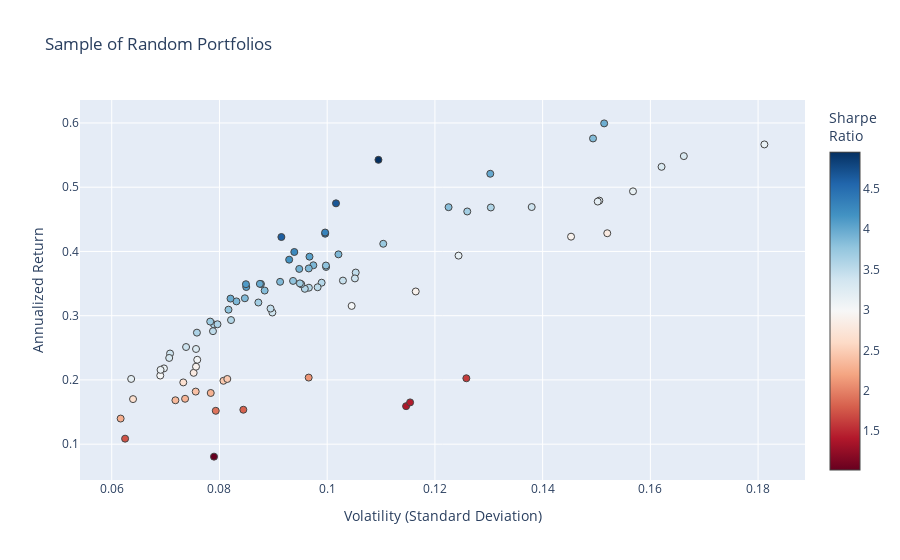

Write notebook code for a chart like this one.
### Code cell
fig = go.Figure()
fig.add_trace(go.Scatter(
    x=mean_variance_pairs[:, 1]**0.5,
    y=mean_variance_pairs[:, 0],
    mode='markers',
    marker=dict(
        color=(mean_variance_pairs[:, 0])/(mean_variance_pairs[:, 1]**0.5),
        showscale=True, 
        size=7,
        line=dict(width=1),
        colorscale="RdBu",
        colorbar=dict(title="Sharpe<br>Ratio")
    ),
    hoverinfo='text',
    text=hover_texts
))

fig.update_layout(
    title='Sample of Random Portfolios',
    xaxis_title='Volatility (Standard Deviation)',
    yaxis_title='Annualized Return',
)

fig.show()

### Figure 1 — Plotly figure (JSON) as saved in the notebook; plotly's stock layout.template omitted (floating-point values rounded to 4 significant figures)
{"data": [{"hoverinfo": "text", "marker": {"color": [1.61, 1.819, 3.164, 1.388, 1.021, 2.912, 1.43, 2.46, 2.109, 3.394, 1.916, 3.476, 2.9, 3.148, 2.344, 3.015, 2.293, 3.487, 2.818, 3.556, 3.55, 3.446, 3.566, 3.405, 2.474, 3.625, 3.049, 2.661, 3.505, 2.406, 2.318, 3.668, 3.837, 2.806, 3.501, 3.281, 3.766, 2.676, 3.6, 3.667, 3.873, 3.731, 1.738, 3.789, 3.984, 3.593, 3.127, 3.183, 3.675, 3.885, 3.69, 3.569, 3.179, 3.4, 3.932, 3.169, 3.826, 4.292, 3.999, 3.788, 4.954, 3.609, 3.781, 2.997, 4.672, 3.994, 3.875, 3.281, 2.917, 3.404, 3.127, 3.867, 3.299, 3.958, 4.055, 4.052, 3.865, 3.404, 3.861, 4.166, 4.251, 3.315, 3.98, 4.311, 3.715, 2.269, 3.856, 4.11, 4.617, 3.123], "colorbar": {"title": {"text": "Sharpe<br>Ratio"}}, "colorscale": [[0, "rgb(103,0,31)"], [0.1, "rgb(178,24,43)"], [0.2, "rgb(214,96,77)"], [0.3, "rgb(244,165,130)"], [0.4, "rgb(253,219,199)"], [0.5, "rgb(247,247,247)"], [0.6, "rgb(209,229,240)"], [0.7, "rgb(146,197,222)"], [0.8, "rgb(67,147,195)"], [0.9, "rgb(33,102,172)"], [1, "rgb(5,48,97)"]], "line": {"width": 1}, "showscale": true, "size": 7}, "mode": "markers", "text": ["Return: 20.26%<br>Volatility: 0.13<br>REGN_adj_close: Weight=0.20<br>INTC_adj_close: Weight=0.24<br>EXC_adj_close: Weight=0.23<br>UA_adj_close: Weight=0.04<br>NFLX_adj_close: Weight=0.29", "Return: 15.36%<br>Volatility: 0.08<br>HON_adj_close: Weight=0.25<br>AMGN_adj_close: Weight=0.36<br>AEP_adj_close: Weight=0.24<br>GOOGL_adj_close: Weight=0.07<br>DE_adj_close: Weight=0.09", "Return: 39.35%<br>Volatility: 0.12<br>PFE_adj_close: Weight=0.03<br>V_adj_close: Weight=0.19<br>WMT_adj_close: Weight=0.05<br>RDY_adj_close: Weight=0.17<br>BA_adj_close: Weight=0.55", "Return: 15.92%<br>Volatility: 0.11<br>BSX_adj_close: Weight=0.25<br>GM_adj_close: Weight=0.06<br>QCOM_adj_close: Weight=0.33<br>ABT_adj_close: Weight=0.23<br>SYY_adj_close: Weight=0.13", "Return: 8.06%<br>Volatility: 0.08<br>DHR_adj_close: Weight=0.27<br>TMO_adj_close: Weight=0.22<br>AEP_adj_close: Weight=0.29<br>IBM_adj_close: Weight=0.22<br>VZ_adj_close: Weight=0.00", "Return: 42.30%<br>Volatility: 0.15<br>DE_adj_close: Weight=0.23<br>PM_adj_close: Weight=0.16<br>RTX_adj_close: Weight=0.24<br>BA_adj_close: Weight=0.08<br>NVDA_adj_close: Weight=0.28", "Return: 16.51%<br>Volatility: 0.12<br>SYK_adj_close: Weight=0.26<br>HON_adj_close: Weight=0.21<br>RDY_adj_close: Weight=0.27<br>ABBV_adj_close: Weight=0.06<br>MMM_adj_close: Weight=0.19", "Return: 19.86%<br>Volatility: 0.08<br>NEE_adj_close: Weight=0.27<br>MMM_adj_close: Weight=0.06<br>MS_adj_close: Weight=0.31<br>T_adj_close: Weight=0.08<br>LMT_adj_close: Weight=0.28", "Return: 20.37%<br>Volatility: 0.10<br>MDT_adj_close: Weight=0.22<br>V_adj_close: Weight=0.42<br>RMD_adj_close: Weight=0.16<br>JPM_adj_close: Weight=0.20<br>GILD_adj_close: Weight=0.01", "Return: 30.49%<br>Volatility: 0.09<br>ABBV_adj_close: Weight=0.24<br>NVDA_adj_close: Weight=0.12<br>VZ_adj_close: Weight=0.10<br>PEP_adj_close: Weight=0.55<br>RTX_adj_close: Weight=0.00", "Return: 15.19%<br>Volatility: 0.08<br>LMT_adj_close: Weight=0.16<br>BSX_adj_close: Weight=0.27<br>DE_adj_close: Weight=0.15<br>EXC_adj_close: Weight=0.29<br>CMCSA_adj_close: Weight=0.13", "Return: 31.11%<br>Volatility: 0.09<br>HD_adj_close: Weight=0.31<br>LMT_adj_close: Weight=0.25<br>ETN_adj_close: Weight=0.03<br>CRM_adj_close: Weight=0.08<br>MA_adj_close: Weight=0.34", "Return: 33.77%<br>Volatility: 0.12<br>TSLA_adj_close: Weight=0.01<br>BA_adj_close: Weight=0.34<br>ORCL_adj_close: Weight=0.17<br>RMD_adj_close: Weight=0.40<br>UNH_adj_close: Weight=0.08", "Return: 49.35%<br>Volatility: 0.16<br>PYPL_adj_close: Weight=0.44<br>WMT_adj_close: Weight=0.11<br>MS_adj_close: Weight=0.16<br>MA_adj_close: Weight=0.01<br>ADBE_adj_close: Weight=0.28", "Return: 16.83%<br>Volatility: 0.07<br>MSFT_adj_close: Weight=0.14<br>BTI_adj_close: Weight=0.09<br>PEP_adj_close: Weight=0.32<br>BMY_adj_close: Weight=0.07<br>CVX_adj_close: Weight=0.37", "Return: 31.52%<br>Volatility: 0.10<br>WMT_adj_close: Weight=0.26<br>SAP_adj_close: Weight=0.24<br>BA_adj_close: Weight=0.10<br>TXN_adj_close: Weight=0.20<br>BIIB_adj_close: Weight=0.21", "Return: 17.97%<br>Volatility: 0.08<br>RTX_adj_close: Weight=0.19<br>GIS_adj_close: Weight=0.22<br>META_adj_close: Weight=0.24<br>EXC_adj_close: Weight=0.25<br>WMT_adj_close: Weight=0.10", "Return: 36.71%<br>Volatility: 0.11<br>BABA_adj_close: Weight=0.27<br>EXC_adj_close: Weight=0.06<br>AEP_adj_close: Weight=0.26<br>ISRG_adj_close: Weight=0.25<br>NEE_adj_close: Weight=0.16", "Return: 42.83%<br>Volatility: 0.15<br>VRTX_adj_close: Weight=0.31<br>SRE_adj_close: Weight=0.05<br>MO_adj_close: Weight=0.18<br>CAT_adj_close: Weight=0.35<br>GM_adj_close: Weight=0.10", "Return: 34.35%<br>Volatility: 0.10<br>UNH_adj_close: Weight=0.33<br>SYK_adj_close: Weight=0.16<br>PYPL_adj_close: Weight=0.21<br>HON_adj_close: Weight=0.12<br>AEP_adj_close: Weight=0.18", "Return: 35.14%<br>Volatility: 0.10<br>MMM_adj_close: Weight=0.16<br>REGN_adj_close: Weight=0.12<br>BA_adj_close: Weight=0.40<br>SO_adj_close: Weight=0.16<br>ISRG_adj_close: Weight=0.15", "Return: 35.46%<br>Volatility: 0.10<br>WMT_adj_close: Weight=0.35<br>CVX_adj_close: Weight=0.16<br>ABBV_adj_close: Weight=0.38<br>BIIB_adj_close: Weight=0.05<br>GE_adj_close: Weight=0.05", "Return: 34.18%<br>Volatility: 0.10<br>MCD_adj_close: Weight=0.42<br>DE_adj_close: Weight=0.30<br>UNH_adj_close: Weight=0.07<br>PG_adj_close: Weight=0.13<br>CRM_adj_close: Weight=0.09", "Return: 35.80%<br>Volatility: 0.11<br>PYPL_adj_close: Weight=0.35<br>KO_adj_close: Weight=0.22<br>BAC_adj_close: Weight=0.15<br>MSFT_adj_close: Weight=0.00<br>HON_adj_close: Weight=0.28", "Return: 20.15%<br>Volatility: 0.08<br>SO_adj_close: Weight=0.38<br>PG_adj_close: Weight=0.13<br>NEE_adj_close: Weight=0.10<br>CAT_adj_close: Weight=0.12<br>MCD_adj_close: Weight=0.27", "Return: 28.63%<br>Volatility: 0.08<br>HD_adj_close: Weight=0.20<br>ABBV_adj_close: Weight=0.24<br>PFE_adj_close: Weight=0.23<br>ACN_adj_close: Weight=0.16<br>AEP_adj_close: Weight=0.17", "Return: 23.14%<br>Volatility: 0.08<br>KO_adj_close: Weight=0.44<br>REGN_adj_close: Weight=0.05<br>MMM_adj_close: Weight=0.16<br>MA_adj_close: Weight=0.31<br>V_adj_close: Weight=0.05", "Return: 17.02%<br>Volatility: 0.06<br>PG_adj_close: Weight=0.30<br>HD_adj_close: Weight=0.14<br>RTX_adj_close: Weight=0.23<br>NEE_adj_close: Weight=0.18<br>BAC_adj_close: Weight=0.15", "Return: 34.43%<br>Volatility: 0.10<br>PEP_adj_close: Weight=0.16<br>ISRG_adj_close: Weight=0.24<br>ADBE_adj_close: Weight=0.16<br>HON_adj_close: Weight=0.34<br>ABBV_adj_close: Weight=0.10", "Return: 18.19%<br>Volatility: 0.08<br>AEP_adj_close: Weight=0.07<br>MSFT_adj_close: Weight=0.28<br>CVX_adj_close: Weight=0.24<br>MMM_adj_close: Weight=0.06<br>XOM_adj_close: Weight=0.35", "Return: 17.07%<br>Volatility: 0.07<br>SO_adj_close: Weight=0.05<br>DHR_adj_close: Weight=0.06<br>JPM_adj_close: Weight=0.04<br>KO_adj_close: Weight=0.53<br>GOOG_adj_close: Weight=0.31", "Return: 46.22%<br>Volatility: 0.13<br>BA_adj_close: Weight=0.31<br>SYK_adj_close: Weight=0.14<br>VRTX_adj_close: Weight=0.20<br>DE_adj_close: Weight=0.24<br>VZ_adj_close: Weight=0.10", "Return: 33.91%<br>Volatility: 0.09<br>LMT_adj_close: Weight=0.32<br>CAT_adj_close: Weight=0.21<br>PG_adj_close: Weight=0.17<br>T_adj_close: Weight=0.11<br>PYPL_adj_close: Weight=0.19", "Return: 21.10%<br>Volatility: 0.08<br>GIS_adj_close: Weight=0.11<br>MCD_adj_close: Weight=0.24<br>NEE_adj_close: Weight=0.29<br>WMT_adj_close: Weight=0.08<br>DUK_adj_close: Weight=0.27", "Return: 27.59%<br>Volatility: 0.08<br>NEE_adj_close: Weight=0.29<br>ABBV_adj_close: Weight=0.18<br>BSX_adj_close: Weight=0.06<br>JPM_adj_close: Weight=0.30<br>META_adj_close: Weight=0.17", "Return: 53.17%<br>Volatility: 0.16<br>VRTX_adj_close: Weight=0.07<br>NVDA_adj_close: Weight=0.30<br>PYPL_adj_close: Weight=0.25<br>MO_adj_close: Weight=0.11<br>HD_adj_close: Weight=0.27", "Return: 37.58%<br>Volatility: 0.10<br>HD_adj_close: Weight=0.48<br>ACN_adj_close: Weight=0.13<br>CAT_adj_close: Weight=0.23<br>GOOGL_adj_close: Weight=0.09<br>JPM_adj_close: Weight=0.07", "Return: 19.61%<br>Volatility: 0.07<br>BMY_adj_close: Weight=0.11<br>XOM_adj_close: Weight=0.11<br>V_adj_close: Weight=0.14<br>ACN_adj_close: Weight=0.33<br>AEP_adj_close: Weight=0.31", "Return: 28.67%<br>Volatility: 0.08<br>VRTX_adj_close: Weight=0.06<br>V_adj_close: Weight=0.10<br>KO_adj_close: Weight=0.38<br>DE_adj_close: Weight=0.07<br>UNH_adj_close: Weight=0.38", "Return: 34.90%<br>Volatility: 0.10<br>CAT_adj_close: Weight=0.16<br>MA_adj_close: Weight=0.29<br>SO_adj_close: Weight=0.16<br>HD_adj_close: Weight=0.16<br>TXN_adj_close: Weight=0.23", "Return: 39.54%<br>Volatility: 0.10<br>NVDA_adj_close: Weight=0.13<br>AEP_adj_close: Weight=0.22<br>CAT_adj_close: Weight=0.26<br>ABT_adj_close: Weight=0.27<br>VZ_adj_close: Weight=0.13", "Return: 41.19%<br>Volatility: 0.11<br>ADBE_adj_close: Weight=0.25<br>PFE_adj_close: Weight=0.08<br>BA_adj_close: Weight=0.21<br>WMT_adj_close: Weight=0.20<br>META_adj_close: Weight=0.26", "Return: 10.86%<br>Volatility: 0.06<br>SO_adj_close: Weight=0.27<br>LMT_adj_close: Weight=0.25<br>JPM_adj_close: Weight=0.19<br>NEE_adj_close: Weight=0.01<br>PG_adj_close: Weight=0.29", "Return: 37.81%<br>Volatility: 0.10<br>DIS_adj_close: Weight=0.16<br>DUK_adj_close: Weight=0.07<br>ISRG_adj_close: Weight=0.29<br>JPM_adj_close: Weight=0.15<br>CAT_adj_close: Weight=0.33", "Return: 34.94%<br>Volatility: 0.09<br>NEE_adj_close: Weight=0.22<br>HD_adj_close: Weight=0.44<br>NFLX_adj_close: Weight=0.07<br>BAC_adj_close: Weight=0.09<br>BABA_adj_close: Weight=0.18", "Return: 46.84%<br>Volatility: 0.13<br>PYPL_adj_close: Weight=0.06<br>NKE_adj_close: Weight=0.00<br>BA_adj_close: Weight=0.62<br>CMCSA_adj_close: Weight=0.01<br>JPM_adj_close: Weight=0.31", "Return: 21.80%<br>Volatility: 0.07<br>ISRG_adj_close: Weight=0.17<br>HD_adj_close: Weight=0.36<br>K_adj_close: Weight=0.04<br>DUK_adj_close: Weight=0.39<br>PG_adj_close: Weight=0.05", "Return: 47.91%<br>Volatility: 0.15<br>VRTX_adj_close: Weight=0.27<br>CAT_adj_close: Weight=0.22<br>BAC_adj_close: Weight=0.17<br>PYPL_adj_close: Weight=0.22<br>AMGN_adj_close: Weight=0.12", "Return: 32.05%<br>Volatility: 0.09<br>AMGN_adj_close: Weight=0.25<br>KO_adj_close: Weight=0.14<br>BA_adj_close: Weight=0.28<br>ADBE_adj_close: Weight=0.17<br>MCD_adj_close: Weight=0.15", "Return: 37.85%<br>Volatility: 0.10<br>BA_adj_close: Weight=0.34<br>JPM_adj_close: Weight=0.20<br>HON_adj_close: Weight=0.15<br>V_adj_close: Weight=0.30<br>ABBV_adj_close: Weight=0.01", "Return: 35.03%<br>Volatility: 0.09<br>COST_adj_close: Weight=0.22<br>ABT_adj_close: Weight=0.04<br>NEE_adj_close: Weight=0.37<br>MMM_adj_close: Weight=0.03<br>CAT_adj_close: Weight=0.34", "Return: 29.32%<br>Volatility: 0.08<br>MRK_adj_close: Weight=0.15<br>BA_adj_close: Weight=0.17<br>CAT_adj_close: Weight=0.18<br>MSFT_adj_close: Weight=0.09<br>JNJ_adj_close: Weight=0.41", "Return: 47.76%<br>Volatility: 0.15<br>ABBV_adj_close: Weight=0.24<br>VRTX_adj_close: Weight=0.24<br>PM_adj_close: Weight=0.19<br>NFLX_adj_close: Weight=0.06<br>PYPL_adj_close: Weight=0.27", "Return: 46.91%<br>Volatility: 0.14<br>LMT_adj_close: Weight=0.05<br>GM_adj_close: Weight=0.02<br>CAT_adj_close: Weight=0.25<br>ISRG_adj_close: Weight=0.61<br>BMY_adj_close: Weight=0.07", "Return: 37.28%<br>Volatility: 0.09<br>KO_adj_close: Weight=0.12<br>SAP_adj_close: Weight=0.27<br>ABBV_adj_close: Weight=0.07<br>CAT_adj_close: Weight=0.30<br>ABT_adj_close: Weight=0.25", "Return: 20.16%<br>Volatility: 0.06<br>NEE_adj_close: Weight=0.40<br>HD_adj_close: Weight=0.21<br>ISRG_adj_close: Weight=0.08<br>RDY_adj_close: Weight=0.07<br>XOM_adj_close: Weight=0.24", "Return: 46.89%<br>Volatility: 0.12<br>MMM_adj_close: Weight=0.02<br>TXN_adj_close: Weight=0.22<br>CAT_adj_close: Weight=0.38<br>MCD_adj_close: Weight=0.36<br>BMY_adj_close: Weight=0.02", "Return: 42.76%<br>Volatility: 0.10<br>MRK_adj_close: Weight=0.00<br>BA_adj_close: Weight=0.33<br>HD_adj_close: Weight=0.20<br>INTC_adj_close: Weight=0.20<br>MA_adj_close: Weight=0.26", "Return: 52.09%<br>Volatility: 0.13<br>UA_adj_close: Weight=0.05<br>CSCO_adj_close: Weight=0.02<br>K_adj_close: Weight=0.00<br>CAT_adj_close: Weight=0.40<br>ABBV_adj_close: Weight=0.53", "Return: 30.94%<br>Volatility: 0.08<br>PFE_adj_close: Weight=0.19<br>HD_adj_close: Weight=0.19<br>CAT_adj_close: Weight=0.28<br>VZ_adj_close: Weight=0.01<br>AEP_adj_close: Weight=0.33", "Return: 54.26%<br>Volatility: 0.11<br>ABBV_adj_close: Weight=0.33<br>ETN_adj_close: Weight=0.11<br>BABA_adj_close: Weight=0.04<br>CAT_adj_close: Weight=0.29<br>BA_adj_close: Weight=0.23", "Return: 27.36%<br>Volatility: 0.08<br>CPB_adj_close: Weight=0.11<br>PG_adj_close: Weight=0.23<br>NEE_adj_close: Weight=0.25<br>BA_adj_close: Weight=0.20<br>ABBV_adj_close: Weight=0.21", "Return: 35.41%<br>Volatility: 0.09<br>V_adj_close: Weight=0.13<br>JNJ_adj_close: Weight=0.31<br>CAT_adj_close: Weight=0.32<br>WFC_adj_close: Weight=0.04<br>GOOGL_adj_close: Weight=0.21", "Return: 20.68%<br>Volatility: 0.07<br>XOM_adj_close: Weight=0.23<br>CRM_adj_close: Weight=0.22<br>HON_adj_close: Weight=0.22<br>KO_adj_close: Weight=0.13<br>UNH_adj_close: Weight=0.20", "Return: 47.49%<br>Volatility: 0.10<br>ABBV_adj_close: Weight=0.36<br>AMGN_adj_close: Weight=0.05<br>DE_adj_close: Weight=0.20<br>CRM_adj_close: Weight=0.13<br>BA_adj_close: Weight=0.27", "Return: 34.95%<br>Volatility: 0.09<br>IBM_adj_close: Weight=0.12<br>MSFT_adj_close: Weight=0.21<br>BA_adj_close: Weight=0.30<br>HD_adj_close: Weight=0.31<br>JPM_adj_close: Weight=0.06", "Return: 32.22%<br>Volatility: 0.08<br>ABT_adj_close: Weight=0.21<br>CAT_adj_close: Weight=0.19<br>KO_adj_close: Weight=0.28<br>MA_adj_close: Weight=0.26<br>COST_adj_close: Weight=0.06", "Return: 24.82%<br>Volatility: 0.08<br>RTX_adj_close: Weight=0.27<br>META_adj_close: Weight=0.23<br>HD_adj_close: Weight=0.21<br>ZBH_adj_close: Weight=0.02<br>NEE_adj_close: Weight=0.27", "Return: 22.06%<br>Volatility: 0.08<br>ABT_adj_close: Weight=0.14<br>SYY_adj_close: Weight=0.18<br>NEE_adj_close: Weight=0.29<br>CMCSA_adj_close: Weight=0.14<br>GOOGL_adj_close: Weight=0.24", "Return: 24.11%<br>Volatility: 0.07<br>PG_adj_close: Weight=0.16<br>MA_adj_close: Weight=0.22<br>MMM_adj_close: Weight=0.28<br>DIS_adj_close: Weight=0.14<br>MCD_adj_close: Weight=0.21", "Return: 56.66%<br>Volatility: 0.18<br>INTC_adj_close: Weight=0.15<br>BMY_adj_close: Weight=0.03<br>CAT_adj_close: Weight=0.26<br>NVDA_adj_close: Weight=0.31<br>AMZN_adj_close: Weight=0.25", "Return: 37.35%<br>Volatility: 0.10<br>CRM_adj_close: Weight=0.18<br>UNH_adj_close: Weight=0.30<br>WMT_adj_close: Weight=0.09<br>MO_adj_close: Weight=0.14<br>CAT_adj_close: Weight=0.29", "Return: 54.84%<br>Volatility: 0.17<br>TMO_adj_close: Weight=0.27<br>VRTX_adj_close: Weight=0.13<br>NVDA_adj_close: Weight=0.30<br>EXC_adj_close: Weight=0.05<br>CAT_adj_close: Weight=0.25", "Return: 59.93%<br>Volatility: 0.15<br>SYY_adj_close: Weight=0.00<br>MCD_adj_close: Weight=0.12<br>DUK_adj_close: Weight=0.02<br>PYPL_adj_close: Weight=0.48<br>CAT_adj_close: Weight=0.37", "Return: 34.46%<br>Volatility: 0.08<br>NEE_adj_close: Weight=0.28<br>BA_adj_close: Weight=0.25<br>ABBV_adj_close: Weight=0.23<br>MO_adj_close: Weight=0.17<br>ORCL_adj_close: Weight=0.07", "Return: 39.19%<br>Volatility: 0.10<br>BAC_adj_close: Weight=0.23<br>MCD_adj_close: Weight=0.24<br>BTI_adj_close: Weight=0.09<br>ISRG_adj_close: Weight=0.15<br>BA_adj_close: Weight=0.30", "Return: 35.27%<br>Volatility: 0.09<br>NEE_adj_close: Weight=0.24<br>LMT_adj_close: Weight=0.12<br>CAT_adj_close: Weight=0.31<br>CRM_adj_close: Weight=0.25<br>REGN_adj_close: Weight=0.07", "Return: 25.12%<br>Volatility: 0.07<br>SYY_adj_close: Weight=0.13<br>JNJ_adj_close: Weight=0.38<br>BSX_adj_close: Weight=0.15<br>HD_adj_close: Weight=0.15<br>BA_adj_close: Weight=0.19", "Return: 32.71%<br>Volatility: 0.08<br>PEP_adj_close: Weight=0.19<br>TXN_adj_close: Weight=0.26<br>MCD_adj_close: Weight=0.26<br>ABBV_adj_close: Weight=0.14<br>TMO_adj_close: Weight=0.15", "Return: 38.72%<br>Volatility: 0.09<br>AMZN_adj_close: Weight=0.11<br>LMT_adj_close: Weight=0.30<br>CMCSA_adj_close: Weight=0.05<br>UNH_adj_close: Weight=0.22<br>BA_adj_close: Weight=0.32", "Return: 39.91%<br>Volatility: 0.09<br>MCD_adj_close: Weight=0.23<br>HON_adj_close: Weight=0.27<br>BABA_adj_close: Weight=0.08<br>ABBV_adj_close: Weight=0.27<br>INTC_adj_close: Weight=0.14", "Return: 23.42%<br>Volatility: 0.07<br>AEP_adj_close: Weight=0.31<br>BA_adj_close: Weight=0.14<br>UNH_adj_close: Weight=0.25<br>CSCO_adj_close: Weight=0.03<br>XOM_adj_close: Weight=0.27", "Return: 32.66%<br>Volatility: 0.08<br>PM_adj_close: Weight=0.20<br>V_adj_close: Weight=0.19<br>UNH_adj_close: Weight=0.18<br>BA_adj_close: Weight=0.20<br>MCD_adj_close: Weight=0.22", "Return: 42.94%<br>Volatility: 0.10<br>ABBV_adj_close: Weight=0.08<br>ISRG_adj_close: Weight=0.12<br>ABT_adj_close: Weight=0.19<br>CAT_adj_close: Weight=0.26<br>V_adj_close: Weight=0.35", "Return: 29.08%<br>Volatility: 0.08<br>AEP_adj_close: Weight=0.28<br>NEE_adj_close: Weight=0.22<br>KO_adj_close: Weight=0.09<br>GOOG_adj_close: Weight=0.20<br>BA_adj_close: Weight=0.22", "Return: 13.99%<br>Volatility: 0.06<br>DIS_adj_close: Weight=0.11<br>XOM_adj_close: Weight=0.36<br>AEP_adj_close: Weight=0.21<br>JNJ_adj_close: Weight=0.11<br>MSFT_adj_close: Weight=0.21", "Return: 57.58%<br>Volatility: 0.15<br>CAT_adj_close: Weight=0.34<br>ISRG_adj_close: Weight=0.09<br>KR_adj_close: Weight=0.02<br>PYPL_adj_close: Weight=0.48<br>PFE_adj_close: Weight=0.07", "Return: 34.90%<br>Volatility: 0.08<br>BA_adj_close: Weight=0.23<br>NEE_adj_close: Weight=0.31<br>PYPL_adj_close: Weight=0.13<br>PEP_adj_close: Weight=0.16<br>SYK_adj_close: Weight=0.17", "Return: 42.24%<br>Volatility: 0.09<br>UNH_adj_close: Weight=0.28<br>CAT_adj_close: Weight=0.23<br>SYK_adj_close: Weight=0.02<br>BA_adj_close: Weight=0.27<br>DUK_adj_close: Weight=0.20", "Return: 21.57%<br>Volatility: 0.07<br>COST_adj_close: Weight=0.13<br>HON_adj_close: Weight=0.18<br>MCD_adj_close: Weight=0.30<br>JNJ_adj_close: Weight=0.21<br>XOM_adj_close: Weight=0.18"], "type": "scatter", "x": [0.1258, 0.08444, 0.1244, 0.1147, 0.07899, 0.1453, 0.1154, 0.08074, 0.09656, 0.08983, 0.07931, 0.08948, 0.1164, 0.1568, 0.07182, 0.1045, 0.07838, 0.1053, 0.152, 0.0966, 0.09897, 0.1029, 0.09585, 0.1051, 0.08146, 0.07899, 0.07588, 0.06396, 0.09822, 0.07559, 0.07362, 0.126, 0.08839, 0.07521, 0.0788, 0.1621, 0.0998, 0.07328, 0.07963, 0.09519, 0.1021, 0.1104, 0.06248, 0.09977, 0.0877, 0.1304, 0.06969, 0.1505, 0.08722, 0.09743, 0.09493, 0.08215, 0.1502, 0.138, 0.09482, 0.06361, 0.1225, 0.09963, 0.1303, 0.08168, 0.1095, 0.07581, 0.09366, 0.06901, 0.1016, 0.0875, 0.08315, 0.07565, 0.07564, 0.07083, 0.1812, 0.09658, 0.1662, 0.1514, 0.08497, 0.09672, 0.09126, 0.0738, 0.08472, 0.09294, 0.0939, 0.07067, 0.08205, 0.09961, 0.07828, 0.06165, 0.1494, 0.08491, 0.0915, 0.06907], "y": [0.2026, 0.1536, 0.3935, 0.1592, 0.08063, 0.423, 0.1651, 0.1986, 0.2037, 0.3049, 0.1519, 0.3111, 0.3377, 0.4935, 0.1683, 0.3152, 0.1797, 0.3671, 0.4283, 0.3435, 0.3514, 0.3546, 0.3418, 0.358, 0.2015, 0.2863, 0.2314, 0.1702, 0.3443, 0.1819, 0.1707, 0.4622, 0.3391, 0.211, 0.2759, 0.5317, 0.3758, 0.1961, 0.2867, 0.349, 0.3954, 0.4119, 0.1086, 0.3781, 0.3494, 0.4684, 0.218, 0.4791, 0.3205, 0.3785, 0.3503, 0.2932, 0.4776, 0.4691, 0.3728, 0.2016, 0.4689, 0.4276, 0.5209, 0.3094, 0.5426, 0.2736, 0.3541, 0.2068, 0.4749, 0.3495, 0.3222, 0.2482, 0.2206, 0.2411, 0.5666, 0.3735, 0.5484, 0.5993, 0.3446, 0.3919, 0.3527, 0.2512, 0.3271, 0.3872, 0.3991, 0.2342, 0.3266, 0.4294, 0.2908, 0.1399, 0.5758, 0.349, 0.4224, 0.2157]}], "layout": {"title": {"text": "Sample of Random Portfolios"}, "xaxis": {"title": {"text": "Volatility (Standard Deviation)"}}, "yaxis": {"title": {"text": "Annualized Return"}}}}
